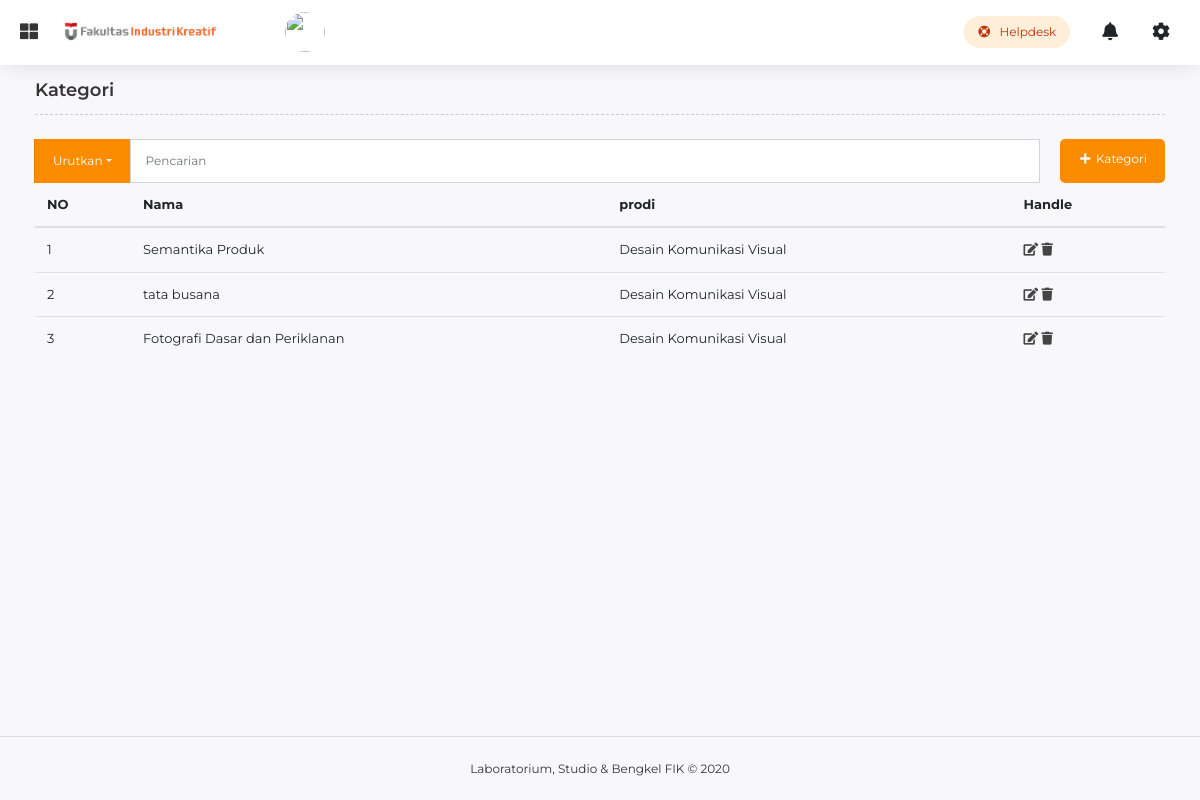
Page /index.php/sub_kategori on the committed database.
### tables this page shows
CREATE TABLE `child_kategori` (
  `id_ck` int(11) NOT NULL,
  `id_kategori` int(11) NOT NULL,
  `nama_child` varchar(128) NOT NULL,
  `post_update` timestamp NOT NULL DEFAULT current_timestamp()
);

CREATE TABLE `kategori` (
  `id_kategori` int(11) NOT NULL,
  `nama_kategori` varchar(255) NOT NULL,
  `slug_kategori` varchar(255) NOT NULL,
  `urutan` int(11) DEFAULT NULL,
  `tanggal_update` timestamp NOT NULL DEFAULT current_timestamp()
);

### application/controllers/Sub_kategori.php (called while the page is built, shortened)
<?php
class Sub_kategori extends CI_Controller
{
    public function __construct()
    {
        $this->load->model('kategori_model');
        $this->load->library('form_validation');
    }
    public function index()
    {
        $kategori = $this->kategori_model->listing();
        $data = array(
            'title'     =>  'Kategori',
            'user'      =>  $this->db->get_where('user', ['username' => $this->session->userdata('username')])->row_array(),
            'kategori'  =>  $kategori
        );
        $this->load->view('templates/dashboard/headerAdmin', $data);
        $this->load->view('templates/dashboard/sidebarAdmin', $data);
        $this->load->view('sub_kategori/L_kategori', $data);
        $this->load->view('templates/dashboard/footer');
    }
}

### index.php (called while the page is built, shortened)
<?php
require_once BASEPATH.'core/CodeIgniter.php';

### application/models/Kategori_model.php (called while the page is built, shortened)
<?php
class Kategori_model extends CI_Model
{
    public function listing()
    {
        $this->db->select('child_kategori.*,
        kategori.nama_kategori');
        $this->db->from('child_kategori');
        $this->db->join('kategori', 'kategori.id_kategori = child_kategori.id_kategori', 'left');
        $this->db->group_by('child_kategori.id_ck');
        $this->db->order_by('id_ck', 'desc');
        $query = $this->db->get();
        return $query->result();
    }
}

### application/views/sub_kategori/L_kategori.php (the view, shortened to what this page needs)
<main class="akun-container">
    <div class="container-fluid">
        <div class="fik-section-title2">
            <h5><?= $title ?></h5>
        </div>
        <div class="input-group">
            <div class="input-group-append">
                <button class="btn btn-primary dropdown-toggle" type="button" data-toggle="dropdown" aria-haspopup="true" aria-expanded="false" style="border-left:1px solid rgba(0,0,0,.1);">Urutkan</button>
            </div>
            <input type="text" class="form-control" aria-label="Text input with dropdown button" placeholder="Pencarian">
            <a class="btn btn-primary" href="<?= base_url('sub_kategori/tambah') ?>" style="margin-left: 20px;"><span class="fas fa-fw fa-plus"></span> Kategori </a>
        </div>
        <div class="table-responsive admin-list">
            <table class="table">
                <thead>
                    <tr>
                        <th scope="col">NO</th>
                        <th scope="col">Nama</th>
                        <th scope="col">prodi</th>
                        <th scope="col">Handle</th>
                    </tr>
                </thead>
                <tbody>
                    <?php $no = 1;
                    foreach ($kategori as $data) { ?>
                        <tr>
                            <td><?= $no ?></td>
                            <td><?= $data->nama_child ?></td>
                            <td><?= $data->nama_kategori ?></td>
                            <td>
                                <a href="<?= base_url('sub_kategori/edit/' . $data->id_ck); ?>"><span class="fa fa-edit"></span></a>
                                <a href="<?= base_url('sub_kategori/delete/' . $data->id_ck); ?>" onclick="return confirm('yakin ingin menghapus data ini?')"><span class="fa fa-trash"></span></a>
                            </td>
                        </tr>
                    <?php $no++;
                    } ?>
                </tbody>
            </table>
        </div>
    </div>
</main>

### assets/css/style.css (style rules this page uses)
* { margin: 0; padding: 0 }
*, *::before, *::after { -webkit-box-sizing: inherit; box-sizing: inherit }
html { overflow-x: hidden; -webkit-box-sizing: border-box; box-sizing: border-box; -ms-text-size-adjust: 100%; -webkit-text-size-adjust: 100%; padding: 0 !important; margin: 0 !important; }
html { -ms-overflow-style: scrollbar; -webkit-tap-highlight-color: transparent }
body { font-family: 'Montserrat' !important; font-size: 13px; font-weight: normal; display: flex; overflow: hidden; flex-direction: column; min-height: 100vh; margin: 0 auto; padding: 60px 0 0 !important; cursor: default; cursor: default; color: #353333; background-color: #f8f8fa }
article, aside, figcaption, figure, footer, header, hgroup, main, nav, section { display: block }
figcaption, figure, main { display: block }
button, input, optgroup, select, textarea { font-family: 'Montserrat'; font-size: 16px; margin: 0; outline: none }
button, input { overflow: visible }
button, select { text-transform: none; -moz-appearance: none; -webkit-appearance: none; appearance: none }
button, html [type='button'], [type='reset'], [type='submit'] { -webkit-appearance: button }
button { display: inline-block; border: 0; background-color: transparent }
h1, h2, h3, h4, h5, h6 { font-family: inherit; font-weight: 600; position: relative; margin: 0; padding: 0 }
h5 { font-size: 18px }
a, a:focus, a:hover { transition: .2s ease; text-decoration: none; color: #444 }
main { position: relative }
.btn { border: 0; font-size: 12px; border-radius: 5px; padding: 11px 18px; line-height: unset }
.btn-primary, .badge-primary { background-color: #FB8C00 !important }
.form-control { display: block; width: 100%; height: 44px; padding: 0 16px; line-height: 1; font-size: 12px; color: #495057; background-color: #fff; background-clip: padding-box; border: unset; border-radius: 5px; -webkit-box-shadow: 0 0 0 1px inset #ced4da !important; box-shadow: 0 0 0 1px inset #ced4da !important }
.container, .fab, .fal, .far, .fas { position: relative }
.akun-container { padding: 60px 72px; padding-left: 337px; position: relative; z-index: 2 }
.fik-section-title2 { position: relative; margin-bottom: 24px; border-bottom: 1px dashed #ccc; padding-left: 0 }
.fik-section-title2::after { content: ' '; clear: both; display: block }
.fik-section-title2 h4, .fik-section-title2 h5 { padding-bottom: 12px !important; position: relative; float: left; ; font-size: 18px !important; }
.fik-section-title2 h4::after, .fik-section-title2 h5::after { content: ' '; display: none; border-bottom: 3px solid #FB8C00; position: relative; left: 0; right: 0; bottom: -14px }
.table thead th { border-top: 0; }
.admin-list tr td, .admin-list tr th { vertical-align: middle; }
.akun-container .table-responsive table { min-width: 640px }
@media (max-width:1280px) { .akun-container { padding: 20px } }

### rows in the picture
child_kategori: nama_child "Semantika Produk", id_kategori.nama_kategori "Desain Komunikasi Visual"
child_kategori: nama_child "tata busana", id_kategori.nama_kategori "Desain Komunikasi Visual"
child_kategori: nama_child "Fotografi Dasar dan Periklanan", id_kategori.nama_kategori "Desain Komunikasi Visual"

### other values in the picture
$title "Kategori"
